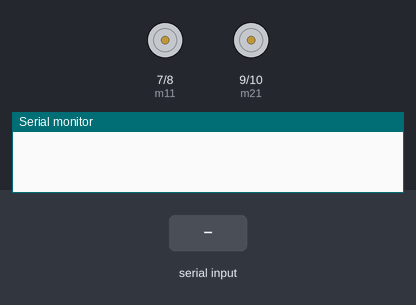
Recording of a sketch running on a simulated Arduino Uno, built with avr-gcc and run on an emulated ATmega328P. Shown: motor-driver pin pairs drawn as motors (green arrow = first pin HIGH = forward, orange = second pin HIGH = backward, longer = more drive), the last lines printed to the serial monitor. Inputs (shaded band) come from the test bench.

Above: at 1.2 s.
1.3 s: "1" received over Serial
At 1.9 s:
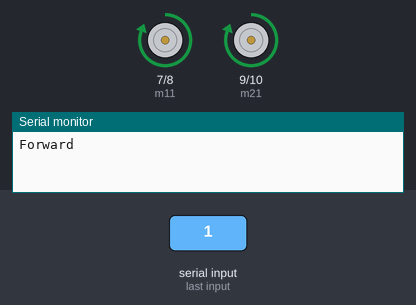
2.8 s: "4" received over Serial
At 4.1 s:
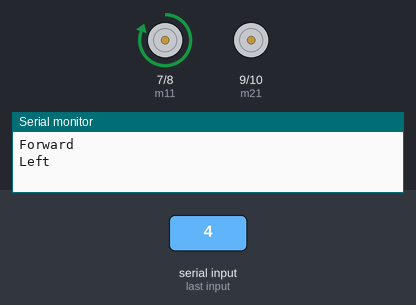
4.4 s: "3" received over Serial
At 5.6 s:
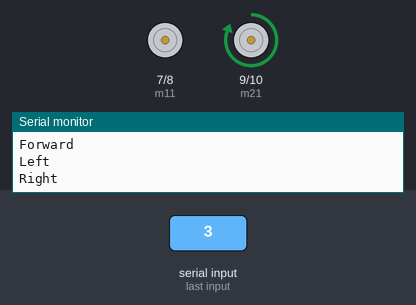
6.0 s: "2" received over Serial
At 6.7 s:
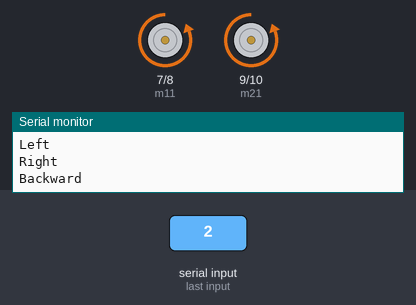
7.5 s: "4" received over Serial
At 7.9 s:
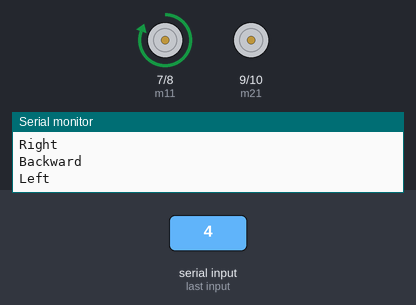
Timing chart, 0 to 10.1 s (numbered marks = the images above; inputs shaded):
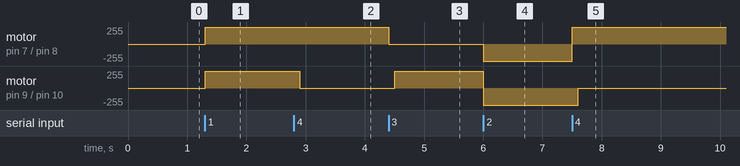

Measured:
- after the input at 1.3 s, motor on pin 7 (m11) / pin 8 (m12), motor on pin 9 (m21) / pin 10 (m22): stopped → forward 255/255 at once
- after the input at 2.8 s, motor on pin 9 (m21) / pin 10 (m22): forward 255/255 → stopped after 0.10 s
- after the input at 4.4 s, motor on pin 7 (m11) / pin 8 (m12): forward 255/255 → stopped at once; motor on pin 9 (m21) / pin 10 (m22): stopped → forward 255/255 after 0.10 s
- after the input at 6.0 s, motor on pin 7 (m11) / pin 8 (m12): stopped → backward 255/255 at once; motor on pin 9 (m21) / pin 10 (m22): forward 255/255 → backward 255/255 at once
- after the input at 7.5 s, motor on pin 7 (m11) / pin 8 (m12): backward 255/255 → forward 255/255 at once; motor on pin 9 (m21) / pin 10 (m22): backward 255/255 → stopped after 0.10 s

The sketch:

final_de2.ino
```cpp
#include <LiquidCrystal.h>
LiquidCrystal lcd(12, 11, 5, 4, 3, 2);
String inData;
#define m11 7    // LEFT HEND MOTORS
#define m12 8
#define m21 9   // RIGHT HEND MOTORS
#define m22 10
char str[2],i;
void forward()
{
   digitalWrite(m11, HIGH);
   digitalWrite(m12, LOW);
   digitalWrite(m21, HIGH);
   digitalWrite(m22, LOW);
}
void backward()
{
   digitalWrite(m11, LOW);
   digitalWrite(m12, HIGH);
   digitalWrite(m21, LOW);
   digitalWrite(m22, HIGH);
}
void left()
{
   digitalWrite(m11, LOW);
   digitalWrite(m12, LOW);
   delay(100);
   digitalWrite(m21, HIGH);
   digitalWrite(m22, LOW);
}
void right()
{
   digitalWrite(m11, HIGH);
   digitalWrite(m12, LOW);
   delay(100);
   digitalWrite(m21, LOW);
   digitalWrite(m22, LOW);
}
void Stop()

{
   digitalWrite(m11, LOW);
   digitalWrite(m12, LOW);
   digitalWrite(m21, LOW);
   digitalWrite(m22, LOW);
}

void setup()
{
  Serial.begin(9600);
  pinMode(m11, OUTPUT);
  pinMode(m12, OUTPUT);
  pinMode(m21, OUTPUT);
  pinMode(m22, OUTPUT);

}

void loop()
{
  while(Serial.available())
  {
    char ch=Serial.read();
    str[i++]=ch;

    if(str[i-1]=='1')
    {
     Serial.println("Forward");
     forward();
     i=0;
    }
    else if(str[i-1]=='4')
    {
     Serial.println("Left");
     right();
     i=0;
    }
    else if(str[i-1]=='3')
    {
      Serial.println("Right");
      left();
      i=0;
    }

    else if(str[i-1]=='2')
    {
      Serial.println("Backward");
      backward();
      i=0;
    }
    else if(str[i-1]=='5')
    {
      Serial.println("Stop");
      Stop();
      i=0;
    }
    delay(100);
  }
}
```
